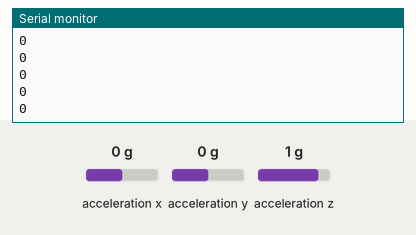
Recording of a sketch running on a simulated Arduino Uno, built with avr-gcc and run on an emulated ATmega328P. Shown: the last lines printed to the serial monitor. The inputs (shaded band) are chosen by the test bench; at power-on: acceleration x 0 g, acceleration y 0 g, acceleration z 1 g. No radio packets arrive unless stated.

Above: at 1.2 s.
1.3 s: acceleration x set to -1.4 g
At 1.91 s:
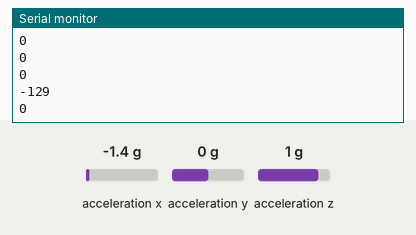
2.8 s: acceleration y set to -0.8 g
At 3.2 s:
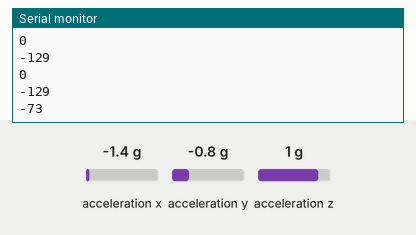
4.3 s: acceleration x set to 0.8 g
At 4.49 s:
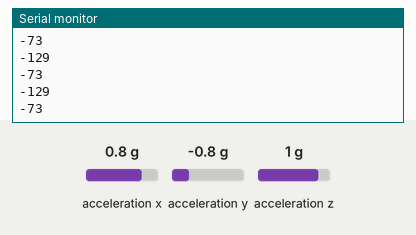
Timing chart, 0 to 7.3 s (numbered marks = the images above; inputs shaded):
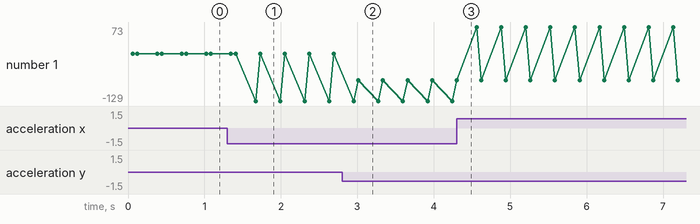

The sketch:

vysilac.ino
```cpp
//vysílač

#include <VirtualWire.h>
#include <Wire.h>
#include <Adafruit_Sensor.h>
#include <Adafruit_ADXL345_U.h>
/* Assign a unique ID to this sensor at the same time */
Adafruit_ADXL345_Unified accel = Adafruit_ADXL345_Unified(12345);

void displaySensorDetails(void)
{
sensor_t sensor;
accel.getSensor(&sensor);
}

void setup()
{

  Serial.begin(9600);
  Serial.println("Test Gyroskopu");
  Serial.println("");
  // Initialize the IO and ISR
  vw_setup(2000); // Bits per sec
  if(!accel.begin()) //inicializace senzoru
  {
    Serial.println("gyroskop neni rozpoznán");
    while(1);
  }
}

void loop()
{
  sensors_event_t event;
  accel.getEvent(&event);
  send((int)(event.acceleration.x*3*M_PI));
  posli((int)(event.acceleration.y*3*M_PI));
  delay(200);
}

void send (int polohaX)
{
  //Serial.println(cislo);
  char znakX[22];
  sprintf(znakX, "%i", polohaX);
  vw_send(znakX, strlen(znakX));
  vw_wait_tx(); // Wait until the whole message is gone
  Serial.println(znakX);
}
void posli (int polohaY)
{
  char znakY[22];
  sprintf(znakY, "%i", polohaY);
  vw_send(znakY, strlen(znakY));
  vw_wait_tx(); // Wait until the whole message is gone
  Serial.println(znakY);
}
```

Measured:
- after the input at 1.3 s, the serial monitor: prints a new line after 0.37 s (image 1)
- after the input at 2.8 s, the serial monitor: prints a new line after 0.21 s (image 2)
